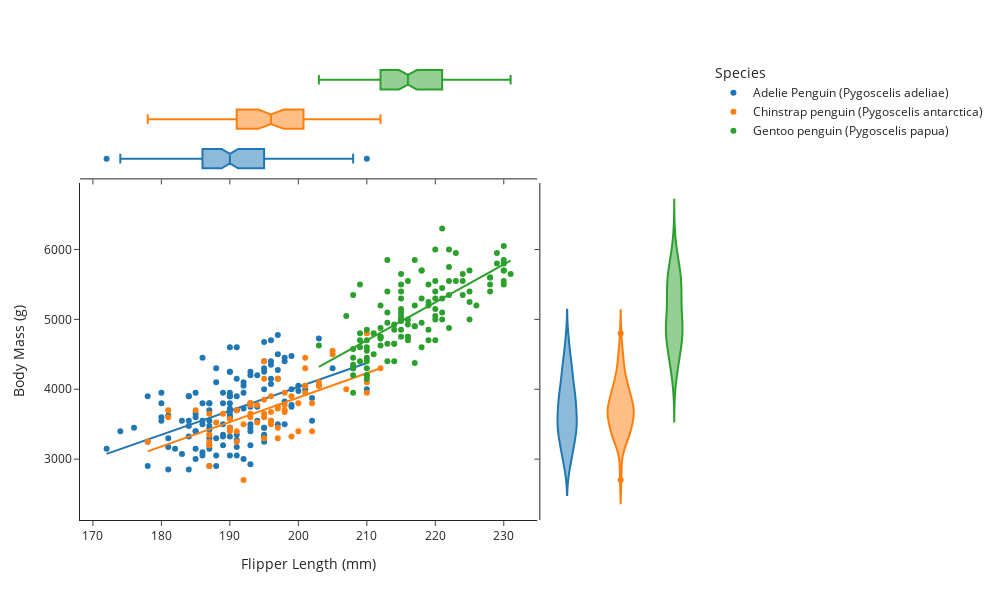

Notebook code for this chart:
### Code cell
fig = px.scatter(df, x='Flipper Length (mm)', y='Body Mass (g)',
                 color='Species', trendline='ols',
                 marginal_x='box',
                 marginal_y='violin',
                 width=1000,
                 height=600,
                 template='simple_white')
fig.show()

### Figure 1 — Plotly figure (JSON) as saved in the notebook; plotly's stock layout.template omitted (floating-point values rounded to 4 significant figures; data arrays with more than 128 entries replaced by an {"elided": "..."} marker saying what was removed)
{"data": [{"hovertemplate": "Species=Adelie Penguin (Pygoscelis adeliae)<br>Flipper Length (mm)=%{x}<br>Body Mass (g)=%{y}<extra></extra>", "legendgroup": "Adelie Penguin (Pygoscelis adeliae)", "marker": {"color": "#1F77B4", "symbol": "circle"}, "mode": "markers", "name": "Adelie Penguin (Pygoscelis adeliae)", "orientation": "v", "showlegend": true, "type": "scatter", "x": {"elided": "139 int values"}, "xaxis": "x", "y": {"elided": "139 int values"}, "yaxis": "y"}, {"alignmentgroup": "True", "hovertemplate": "Species=Adelie Penguin (Pygoscelis adeliae)<br>Flipper Length (mm)=%{x}<extra></extra>", "legendgroup": "Adelie Penguin (Pygoscelis adeliae)", "marker": {"color": "#1F77B4", "symbol": "circle"}, "name": "Adelie Penguin (Pygoscelis adeliae)", "notched": true, "offsetgroup": "Adelie Penguin (Pygoscelis adeliae)", "showlegend": false, "type": "box", "x": {"elided": "139 int values"}, "xaxis": "x3", "yaxis": "y3"}, {"alignmentgroup": "True", "hovertemplate": "Species=Adelie Penguin (Pygoscelis adeliae)<br>Body Mass (g)=%{y}<extra></extra>", "legendgroup": "Adelie Penguin (Pygoscelis adeliae)", "marker": {"color": "#1F77B4", "symbol": "circle"}, "name": "Adelie Penguin (Pygoscelis adeliae)", "offsetgroup": "Adelie Penguin (Pygoscelis adeliae)", "scalegroup": "y", "showlegend": false, "type": "violin", "xaxis": "x2", "y": {"elided": "139 int values"}, "yaxis": "y2"}, {"hovertemplate": "<b>OLS trendline</b><br>Body Mass (g) = 34.212 * Flipper Length (mm) + -2808.66<br>R<sup>2</sup>=0.234653<br><br>Species=Adelie Penguin (Pygoscelis adeliae)<br>Flipper Length (mm)=%{x}<br>Body Mass (g)=%{y} <b>(trend)</b><extra></extra>", "legendgroup": "Adelie Penguin (Pygoscelis adeliae)", "marker": {"color": "#1F77B4", "symbol": "circle"}, "mode": "lines", "name": "Adelie Penguin (Pygoscelis adeliae)", "showlegend": false, "type": "scatter", "x": {"elided": "139 int values"}, "xaxis": "x", "y": {"elided": "139 float values"}, "yaxis": "y"}, {"hovertemplate": "Species=Chinstrap penguin (Pygoscelis antarctica)<br>Flipper Length (mm)=%{x}<br>Body Mass (g)=%{y}<extra></extra>", "legendgroup": "Chinstrap penguin (Pygoscelis antarctica)", "marker": {"color": "#FF7F0E", "symbol": "circle"}, "mode": "markers", "name": "Chinstrap penguin (Pygoscelis antarctica)", "orientation": "v", "showlegend": true, "type": "scatter", "x": [192, 196, 193, 188, 197, 198, 178, 197, 195, 198, 193, 194, 185, 201, 190, 201, 197, 181, 190, 195, 181, 191, 187, 193, 195, 197, 200, 200, 191, 205, 187, 201, 187, 203, 195, 199, 195, 210, 192, 205, 210, 187, 196, 196, 196, 201, 190, 212, 187, 198, 199, 201, 193, 203, 187, 197, 191, 203, 202, 194, 189, 195, 207, 202, 193, 210, 198], "xaxis": "x", "y": [3500, 3900, 3650, 3525, 3725, 3950, 3250, 3750, 4150, 3700, 3800, 3775, 3700, 4050, 3575, 4050, 3300, 3700, 3450, 4400, 3600, 3400, 2900, 3800, 3300, 4150, 3400, 3800, 3700, 4550, 3200, 4300, 3350, 4100, 3600, 3900, 3850, 4800, 2700, 4500, 3950, 3650, 3550, 3500, 3675, 4450, 3400, 4300, 3250, 3675, 3325, 3950, 3600, 4050, 3350, 3450, 3250, 4050, 3800, 3525, 3650, 3650, 4000, 3400, 3775, 4100, 3775], "yaxis": "y"}, {"alignmentgroup": "True", "hovertemplate": "Species=Chinstrap penguin (Pygoscelis antarctica)<br>Flipper Length (mm)=%{x}<extra></extra>", "legendgroup": "Chinstrap penguin (Pygoscelis antarctica)", "marker": {"color": "#FF7F0E", "symbol": "circle"}, "name": "Chinstrap penguin (Pygoscelis antarctica)", "notched": true, "offsetgroup": "Chinstrap penguin (Pygoscelis antarctica)", "showlegend": false, "type": "box", "x": [192, 196, 193, 188, 197, 198, 178, 197, 195, 198, 193, 194, 185, 201, 190, 201, 197, 181, 190, 195, 181, 191, 187, 193, 195, 197, 200, 200, 191, 205, 187, 201, 187, 203, 195, 199, 195, 210, 192, 205, 210, 187, 196, 196, 196, 201, 190, 212, 187, 198, 199, 201, 193, 203, 187, 197, 191, 203, 202, 194, 189, 195, 207, 202, 193, 210, 198], "xaxis": "x3", "yaxis": "y3"}, {"alignmentgroup": "True", "hovertemplate": "Species=Chinstrap penguin (Pygoscelis antarctica)<br>Body Mass (g)=%{y}<extra></extra>", "legendgroup": "Chinstrap penguin (Pygoscelis antarctica)", "marker": {"color": "#FF7F0E", "symbol": "circle"}, "name": "Chinstrap penguin (Pygoscelis antarctica)", "offsetgroup": "Chinstrap penguin (Pygoscelis antarctica)", "scalegroup": "y", "showlegend": false, "type": "violin", "xaxis": "x2", "y": [3500, 3900, 3650, 3525, 3725, 3950, 3250, 3750, 4150, 3700, 3800, 3775, 3700, 4050, 3575, 4050, 3300, 3700, 3450, 4400, 3600, 3400, 2900, 3800, 3300, 4150, 3400, 3800, 3700, 4550, 3200, 4300, 3350, 4100, 3600, 3900, 3850, 4800, 2700, 4500, 3950, 3650, 3550, 3500, 3675, 4450, 3400, 4300, 3250, 3675, 3325, 3950, 3600, 4050, 3350, 3450, 3250, 4050, 3800, 3525, 3650, 3650, 4000, 3400, 3775, 4100, 3775], "yaxis": "y2"}, {"hovertemplate": "<b>OLS trendline</b><br>Body Mass (g) = 34.9953 * Flipper Length (mm) + -3117.74<br>R<sup>2</sup>=0.410681<br><br>Species=Chinstrap penguin (Pygoscelis antarctica)<br>Flipper Length (mm)=%{x}<br>Body Mass (g)=%{y} <b>(trend)</b><extra></extra>", "legendgroup": "Chinstrap penguin (Pygoscelis antarctica)", "marker": {"color": "#FF7F0E", "symbol": "circle"}, "mode": "lines", "name": "Chinstrap penguin (Pygoscelis antarctica)", "showlegend": false, "type": "scatter", "x": [178, 181, 181, 185, 187, 187, 187, 187, 187, 187, 188, 189, 190, 190, 190, 191, 191, 191, 192, 192, 193, 193, 193, 193, 193, 194, 194, 195, 195, 195, 195, 195, 195, 196, 196, 196, 196, 197, 197, 197, 197, 197, 198, 198, 198, 198, 199, 199, 200, 200, 201, 201, 201, 201, 201, 202, 202, 203, 203, 203, 205, 205, 207, 210, 210, 210, 212], "xaxis": "x", "y": [3111.0, 3216.0, 3216.0, 3356.0, 3426.0, 3426.0, 3426.0, 3426.0, 3426.0, 3426.0, 3461.0, 3496.0, 3531.0, 3531.0, 3531.0, 3566.0, 3566.0, 3566.0, 3601.0, 3601.0, 3636.0, 3636.0, 3636.0, 3636.0, 3636.0, 3671.0, 3671.0, 3706.0, 3706.0, 3706.0, 3706.0, 3706.0, 3706.0, 3741.0, 3741.0, 3741.0, 3741.0, 3776.0, 3776.0, 3776.0, 3776.0, 3776.0, 3811.0, 3811.0, 3811.0, 3811.0, 3846.0, 3846.0, 3881.0, 3881.0, 3916.0, 3916.0, 3916.0, 3916.0, 3916.0, 3951.0, 3951.0, 3986.0, 3986.0, 3986.0, 4056.0, 4056.0, 4126.0, 4231.0, 4231.0, 4231.0, 4301.0], "yaxis": "y"}, {"hovertemplate": "Species=Gentoo penguin (Pygoscelis papua)<br>Flipper Length (mm)=%{x}<br>Body Mass (g)=%{y}<extra></extra>", "legendgroup": "Gentoo penguin (Pygoscelis papua)", "marker": {"color": "#2CA02C", "symbol": "circle"}, "mode": "markers", "name": "Gentoo penguin (Pygoscelis papua)", "orientation": "v", "showlegend": true, "type": "scatter", "x": [211, 230, 210, 218, 215, 210, 211, 219, 209, 215, 214, 216, 214, 213, 210, 217, 210, 221, 209, 222, 218, 215, 213, 215, 215, 215, 215, 210, 220, 209, 207, 230, 220, 220, 213, 219, 208, 208, 208, 225, 210, 216, 222, 217, 210, 225, 213, 215, 210, 220, 210, 225, 217, 220, 208, 220, 208, 224, 208, 221, 214, 231, 219, 230, 229, 220, 223, 216, 221, 221, 217, 216, 230, 209, 220, 215, 223, 212, 221, 212, 224, 212, 228, 218, 218, 212, 230, 218, 228, 212, 224, 214, 226, 216, 222, 203, 225, 219, 228, 215, 228, 215, 210, 219, 208, 209, 216, 229, 213, 230, 217, 230, 222, 214, 215, 222, 212, 213], "xaxis": "x", "y": [4500, 5700, 4450, 5700, 5400, 4550, 4800, 5200, 4400, 5150, 4650, 5550, 4650, 5850, 4200, 5850, 4150, 6300, 4800, 5350, 5700, 5000, 4400, 5050, 5000, 5100, 5650, 4600, 5550, 4700, 5050, 6050, 5150, 5400, 4950, 5250, 4350, 5350, 3950, 5700, 4300, 4750, 5550, 4900, 4200, 5400, 5100, 5300, 4850, 5300, 4400, 5000, 4900, 5050, 4300, 5000, 4450, 5550, 4200, 5300, 4400, 5650, 4700, 5700, 5800, 4700, 5550, 4750, 5000, 5100, 5200, 4700, 5800, 4600, 6000, 4750, 5950, 4625, 5450, 4725, 5350, 4750, 5600, 4600, 5300, 4875, 5550, 4950, 5400, 4750, 5650, 4850, 5200, 4925, 4875, 4625, 5250, 4850, 5600, 4975, 5500, 5500, 4700, 5500, 4575, 5500, 5000, 5950, 4650, 5500, 4375, 5850, 6000, 4925, 4850, 5750, 5200, 5400], "yaxis": "y"}, {"alignmentgroup": "True", "hovertemplate": "Species=Gentoo penguin (Pygoscelis papua)<br>Flipper Length (mm)=%{x}<extra></extra>", "legendgroup": "Gentoo penguin (Pygoscelis papua)", "marker": {"color": "#2CA02C", "symbol": "circle"}, "name": "Gentoo penguin (Pygoscelis papua)", "notched": true, "offsetgroup": "Gentoo penguin (Pygoscelis papua)", "showlegend": false, "type": "box", "x": [211, 230, 210, 218, 215, 210, 211, 219, 209, 215, 214, 216, 214, 213, 210, 217, 210, 221, 209, 222, 218, 215, 213, 215, 215, 215, 215, 210, 220, 209, 207, 230, 220, 220, 213, 219, 208, 208, 208, 225, 210, 216, 222, 217, 210, 225, 213, 215, 210, 220, 210, 225, 217, 220, 208, 220, 208, 224, 208, 221, 214, 231, 219, 230, 229, 220, 223, 216, 221, 221, 217, 216, 230, 209, 220, 215, 223, 212, 221, 212, 224, 212, 228, 218, 218, 212, 230, 218, 228, 212, 224, 214, 226, 216, 222, 203, 225, 219, 228, 215, 228, 215, 210, 219, 208, 209, 216, 229, 213, 230, 217, 230, 222, 214, 215, 222, 212, 213], "xaxis": "x3", "yaxis": "y3"}, {"alignmentgroup": "True", "hovertemplate": "Species=Gentoo penguin (Pygoscelis papua)<br>Body Mass (g)=%{y}<extra></extra>", "legendgroup": "Gentoo penguin (Pygoscelis papua)", "marker": {"color": "#2CA02C", "symbol": "circle"}, "name": "Gentoo penguin (Pygoscelis papua)", "offsetgroup": "Gentoo penguin (Pygoscelis papua)", "scalegroup": "y", "showlegend": false, "type": "violin", "xaxis": "x2", "y": [4500, 5700, 4450, 5700, 5400, 4550, 4800, 5200, 4400, 5150, 4650, 5550, 4650, 5850, 4200, 5850, 4150, 6300, 4800, 5350, 5700, 5000, 4400, 5050, 5000, 5100, 5650, 4600, 5550, 4700, 5050, 6050, 5150, 5400, 4950, 5250, 4350, 5350, 3950, 5700, 4300, 4750, 5550, 4900, 4200, 5400, 5100, 5300, 4850, 5300, 4400, 5000, 4900, 5050, 4300, 5000, 4450, 5550, 4200, 5300, 4400, 5650, 4700, 5700, 5800, 4700, 5550, 4750, 5000, 5100, 5200, 4700, 5800, 4600, 6000, 4750, 5950, 4625, 5450, 4725, 5350, 4750, 5600, 4600, 5300, 4875, 5550, 4950, 5400, 4750, 5650, 4850, 5200, 4925, 4875, 4625, 5250, 4850, 5600, 4975, 5500, 5500, 4700, 5500, 4575, 5500, 5000, 5950, 4650, 5500, 4375, 5850, 6000, 4925, 4850, 5750, 5200, 5400], "yaxis": "y2"}, {"hovertemplate": "<b>OLS trendline</b><br>Body Mass (g) = 54.2602 * Flipper Length (mm) + -6693.94<br>R<sup>2</sup>=0.505883<br><br>Species=Gentoo penguin (Pygoscelis papua)<br>Flipper Length (mm)=%{x}<br>Body Mass (g)=%{y} <b>(trend)</b><extra></extra>", "legendgroup": "Gentoo penguin (Pygoscelis papua)", "marker": {"color": "#2CA02C", "symbol": "circle"}, "mode": "lines", "name": "Gentoo penguin (Pygoscelis papua)", "showlegend": false, "type": "scatter", "x": [203, 207, 208, 208, 208, 208, 208, 208, 208, 209, 209, 209, 209, 209, 210, 210, 210, 210, 210, 210, 210, 210, 210, 210, 211, 211, 212, 212, 212, 212, 212, 212, 213, 213, 213, 213, 213, 213, 214, 214, 214, 214, 214, 215, 215, 215, 215, 215, 215, 215, 215, 215, 215, 215, 215, 216, 216, 216, 216, 216, 216, 217, 217, 217, 217, 217, 218, 218, 218, 218, 218, 219, 219, 219, 219, 219, 220, 220, 220, 220, 220, 220, 220, 220, 221, 221, 221, 221, 221, 222, 222, 222, 222, 222, 223, 223, 224, 224, 224, 225, 225, 225, 225, 226, 228, 228, 228, 228, 229, 229, 230, 230, 230, 230, 230, 230, 230, 231], "xaxis": "x", "y": [4321.0, 4538.0, 4592.0, 4592.0, 4592.0, 4592.0, 4592.0, 4592.0, 4592.0, 4646.0, 4646.0, 4646.0, 4646.0, 4646.0, 4701.0, 4701.0, 4701.0, 4701.0, 4701.0, 4701.0, 4701.0, 4701.0, 4701.0, 4701.0, 4755.0, 4755.0, 4809.0, 4809.0, 4809.0, 4809.0, 4809.0, 4809.0, 4863.0, 4863.0, 4863.0, 4863.0, 4863.0, 4863.0, 4918.0, 4918.0, 4918.0, 4918.0, 4918.0, 4972.0, 4972.0, 4972.0, 4972.0, 4972.0, 4972.0, 4972.0, 4972.0, 4972.0, 4972.0, 4972.0, 4972.0, 5026.0, 5026.0, 5026.0, 5026.0, 5026.0, 5026.0, 5081.0, 5081.0, 5081.0, 5081.0, 5081.0, 5135.0, 5135.0, 5135.0, 5135.0, 5135.0, 5189.0, 5189.0, 5189.0, 5189.0, 5189.0, 5243.0, 5243.0, 5243.0, 5243.0, 5243.0, 5243.0, 5243.0, 5243.0, 5298.0, 5298.0, 5298.0, 5298.0, 5298.0, 5352.0, 5352.0, 5352.0, 5352.0, 5352.0, 5406.0, 5406.0, 5460.0, 5460.0, 5460.0, 5515.0, 5515.0, 5515.0, 5515.0, 5569.0, 5677.0, 5677.0, 5677.0, 5677.0, 5732.0, 5732.0, 5786.0, 5786.0, 5786.0, 5786.0, 5786.0, 5786.0, 5786.0, 5840.0], "yaxis": "y"}], "layout": {"height": 600, "legend": {"title": {"text": "Species"}, "tracegroupgap": 0}, "margin": {"t": 60}, "width": 1000, "xaxis": {"anchor": "y", "domain": [0, 0.7363], "title": {"text": "Flipper Length (mm)"}}, "xaxis2": {"anchor": "y2", "domain": [0.7413, 1], "matches": "x2", "showline": false, "showticklabels": false, "ticks": ""}, "xaxis3": {"anchor": "y3", "domain": [0, 0.7363], "matches": "x", "showticklabels": false}, "xaxis4": {"anchor": "y4", "domain": [0.7413, 1], "matches": "x2", "showline": false, "showticklabels": false, "ticks": ""}, "yaxis": {"anchor": "x", "domain": [0, 0.7326], "title": {"text": "Body Mass (g)"}}, "yaxis2": {"anchor": "x2", "domain": [0, 0.7326], "matches": "y", "showticklabels": false}, "yaxis3": {"anchor": "x3", "domain": [0.7426, 1], "matches": "y3", "showline": false, "showticklabels": false, "ticks": ""}, "yaxis4": {"anchor": "x4", "domain": [0.7426, 1], "matches": "y3", "showline": false, "showticklabels": false, "ticks": ""}}}
